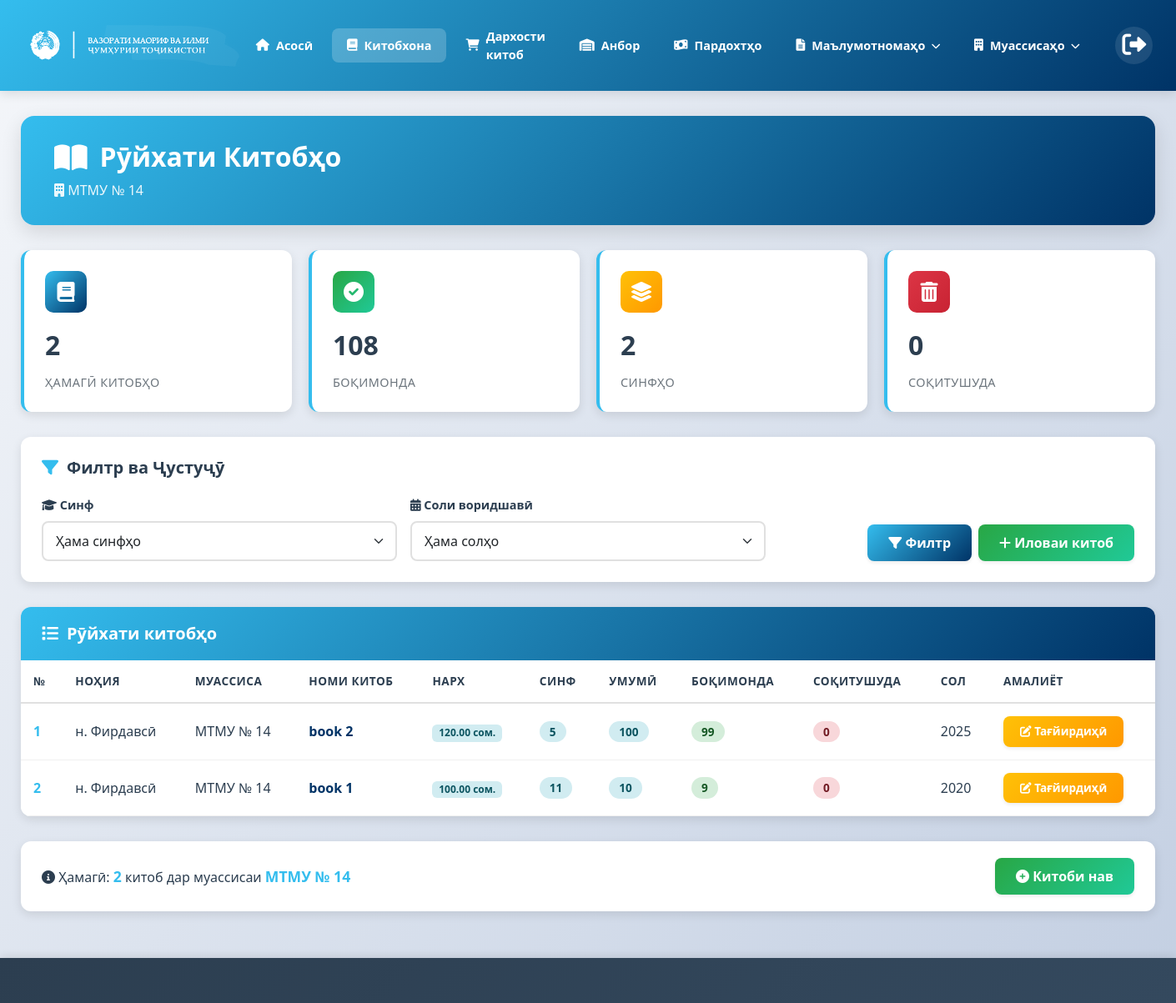
The page /book/library/ (signed in) on the database its author committed.
### students/models.py (models this page shows, shortened)
class Institution(models.Model):
    name = models.CharField(max_length=255)
    address = models.TextField(blank=True, null=True)
    phone = models.CharField(max_length=50, blank=True, null=True)
    year = models.IntegerField()
    status = models.BooleanField(default=False)
    type = models.CharField(max_length=255)
    created_at = models.DateTimeField(default=timezone.now)
    region = models.ForeignKey(
        'Region',
        on_delete=models.CASCADE,
        related_name='institutions'
    )

class Region(models.Model):
    name = models.CharField(max_length=255)
    address = models.TextField(blank=True, null=True)
    created_at = models.DateTimeField(default=timezone.now)

### book/models.py (models this page shows, shortened)
class Book(models.Model):
    name = models.CharField(max_length=255)
    price = models.FloatField()
    class_number = models.IntegerField()
    year = models.IntegerField()
    quantity_total = models.IntegerField()
    quantity_available = models.IntegerField()
    created_at = models.DateTimeField(default=timezone.now)
    institution = models.ForeignKey(
        'students.Institution',
        on_delete=models.CASCADE,
        related_name='books'
    )

### book/views.py (the view, shortened to what this page needs)
# urls.py: path('library/', views.book_list_view, name='book_list'),
@login_required
def book_list_view(request):
    user_institution = request.user.institution
    books = Book.objects.filter(institution=user_institution).order_by('class_number', 'name')
    class_number_filter = request.GET.get('sinf') # Мо дар URL 'sinf'-ро истифода мебарем, аммо дар Query 'class_number'-ро
    year_filter = request.GET.get('year')
    if class_number_filter and class_number_filter != '':
        books = books.filter(class_number=class_number_filter)
    if year_filter and year_filter != '':
        books = books.filter(year=year_filter)
    all_sinfs = Book.objects.filter(institution=user_institution).values_list('class_number', flat=True).distinct()
    all_years = Book.objects.filter(institution=user_institution).values_list('year', flat=True).distinct().order_by('-year')
    total_books_count = books.count()
    total_available = sum(book.quantity_available for book in books)
    total_deleted = sum(getattr(book, 'deleted_count', 0) or 0 for book in books)
    user_institution_name = user_institution.name if user_institution else "Номаълум"
    context = {
        'books': books,
        'all_sinfs': sorted(all_sinfs),
        'all_years': all_years,
        'selected_sinf': class_number_filter,
        'selected_year': year_filter,
        'total_books_count': total_books_count,
        'total_available': total_available,
        'total_deleted': total_deleted,
        'user_institution_name': user_institution_name,
    }
    return render(request, 'dashboard/book_list.html', context)

### templates/dashboard/book_list.html (shortened to what this page needs)
{% extends "base.html" %}
{% load static %}
{% block extra_styles %}
    <link href="https://cdn.jsdelivr.net/npm/bootstrap@5.3.3/dist/css/bootstrap.min.css" rel="stylesheet">
{% endblock extra_styles %}
{% block content %}
<div class="library-container">
    <div class="page-header">
        <h1>
            <i class="fas fa-book-open"></i>
            Рӯйхати Китобҳо
        </h1>
        <div class="subtitle">
            <i class="fas fa-building"></i> {{ user_institution_name }}
        </div>
    </div>
    <div class="stats-container">
        <div class="stat-card">
            <div class="stat-icon">
                <i class="fas fa-book"></i>
            </div>
            <div class="stat-value">{{ total_books_count }}</div>
            <div class="stat-label">Ҳамагӣ Китобҳо</div>
        </div>
        <div class="stat-card">
            <div class="stat-icon" style="background: linear-gradient(135deg, #28a745, #20c997);">
                <i class="fas fa-check-circle"></i>
            </div>
            <div class="stat-value">{{ total_available|default:0 }}</div>
            <div class="stat-label">Боқимонда</div>
        </div>
        <div class="stat-card">
            <div class="stat-icon" style="background: linear-gradient(135deg, #ffc107, #ff9800);">
                <i class="fas fa-layer-group"></i>
            </div>
            <div class="stat-value">
                {% if all_sinfs %}
                    {{ all_sinfs|length }}
                {% else %}
                    0
                {% endif %}
            </div>
            <div class="stat-label">Синфҳо</div>
        </div>
        <div class="stat-card">
            <div class="stat-icon" style="background: linear-gradient(135deg, #dc3545, #c82333);">
                <i class="fas fa-trash-alt"></i>
            </div>
            <div class="stat-value">{{ total_deleted|default:0 }}</div>
            <div class="stat-label">Соқитушуда</div>
        </div>
    </div>
    <div class="filter-card">
        <h5>
            <i class="fas fa-filter"></i>
            Филтр ва Ҷустуҷӯ
        </h5>
        <form method="GET" class="row align-items-end g-3">
            <div class="col-md-4 col-sm-6">
                <label for="sinf_filter" class="form-label">
                    <i class="fas fa-graduation-cap"></i> Синф
                </label>
                <select name="sinf" id="sinf_filter" class="form-select">
                    <option value="">Ҳама синфҳо</option>
                </select>
            </div>
            <div class="col-md-4 col-sm-6">
                <label for="year_filter" class="form-label">
                    <i class="fas fa-calendar-alt"></i> Соли воридшавӣ
                </label>
                <select name="year" id="year_filter" class="form-select">
                    <option value="">Ҳама солҳо</option>
                </select>
            </div>
            <div class="col-md-4 col-sm-12 d-flex gap-2 justify-content-end">
                <button type="submit" class="btn btn-filter">
                    <i class="fas fa-filter"></i> Филтр
                </button>
                <a href="{% url 'book:add_book' %}" class="btn btn-add">
                    <i class="fas fa-plus"></i> Иловаи китоб
                </a>
            </div>
        </form>
    </div>
    <div class="table-wrapper">
        <div class="table-header">
            <h5>
                <i class="fas fa-list"></i>
                Рӯйхати китобҳо
            </h5>
        </div>
        <div class="table-responsive">
            <table class="table table-hover align-middle mb-0">
                <thead>
                    <tr>
                        <th>№</th>
                        <th>Ноҳия</th>
                        <th>Муассиса</th>
                        <th>Номи китоб</th>
                        <th>Нарх</th>
                        <th>Синф</th>
                        <th>Умумӣ</th>
                        <th>Боқимонда</th>
                        <th>Соқитушуда</th>
                        <th>Сол</th>
                        <th>Амалиёт</th>
                    </tr>
                </thead>
                <tbody>
                {% for book in books %}
                    <tr>
                        <td><strong>{{ forloop.counter }}</strong></td>
                        <td>{{ book.institution.region.name|default:"-" }}</td>
                        <td>{{ book.institution.name|default:"-" }}</td>
                        <td>
                            <strong style="color: var(--primary-dark);">{{ book.name }}</strong>
                        </td>
                        <td>
                            <span class="badge badge-total">{{ book.price|floatformat:2 }} сом.</span>
                        </td>
                        <td>
                            <span class="badge badge-status badge-total">{{ book.class_number }}</span>
                        </td>
                        <td>
                            <span class="badge badge-status badge-total">{{ book.quantity_total }}</span>
                        </td>
                        <td>
                            <span class="badge badge-status badge-available">{{ book.quantity_available }}</span>
                        </td>
                        <td>
                            <span class="badge badge-status badge-deleted">{{ book.deleted_count|default:"0" }}</span>
                        </td>
                        <td>{{ book.year }}</td>
                        <td>
                            <a href="{% url 'book:update_book' book.id %}" class="btn btn-edit">
                                <i class="fas fa-edit"></i> Тағйирдиҳӣ
                            </a>
                        </td>
                    </tr>
                {% endfor %}
                </tbody>
            </table>
        </div>
    </div>
    <div class="summary-footer">
        <p class="summary-text">
            <i class="fas fa-info-circle"></i>
            Ҳамагӣ: <strong>{{ total_books_count }}</strong> китоб дар муассисаи <strong>{{ user_institution_name }}</strong>
        </p>
        <div>
            <a href="{% url 'book:add_book' %}" class="btn btn-add">
                <i class="fas fa-plus-circle"></i> Китоби нав
            </a>
        </div>
    </div>
</div>
{% endblock %}

### templates/base.html (style rules this page uses)
:root { --primary-blue: #34BDEE; --primary-dark: #003366; --text-color: #333; --bg-light: #f4f7f6; --bg-white: #ffffff; --dropdown-dark: #2c3e50; --shadow-sm: 0 2px 4px rgba(0,0,0,0.08); --shadow-md: 0 4px 12px rgba(0,0,0,0.1); --shadow-lg: 0 8px 24px rgba(0,0,0,0.12); }
* { margin: 0; padding: 0; box-sizing: border-box; }
body { font-family: 'Segoe UI', Tahoma, Geneva, Verdana, sans-serif; margin: 0; background: linear-gradient(135deg, #f5f7fa 0%, #c3cfe2 100%); color: var(--text-color); padding-bottom: 80px; min-height: 100vh; }

### rows shown on the page
Institution: name "МТМУ № 14"
Book: institution.region.name "н. Фирдавсӣ", institution.name "МТМУ № 14", name "book 2", price "120.00", class_number "5", quantity_total "100", quantity_available "99", deleted_count "0", year "2025"
Book: institution.region.name "н. Фирдавсӣ", institution.name "МТМУ № 14", name "book 1", price "100.00", class_number "11", quantity_total "10", quantity_available "9", deleted_count "0", year "2020"

### other values the page prints
{{ total_books_count }} "2"
{{ total_available|default:0 }} "108"
{{ all_sinfs|length }} "2"
{{ total_deleted|default:0 }} "0"
